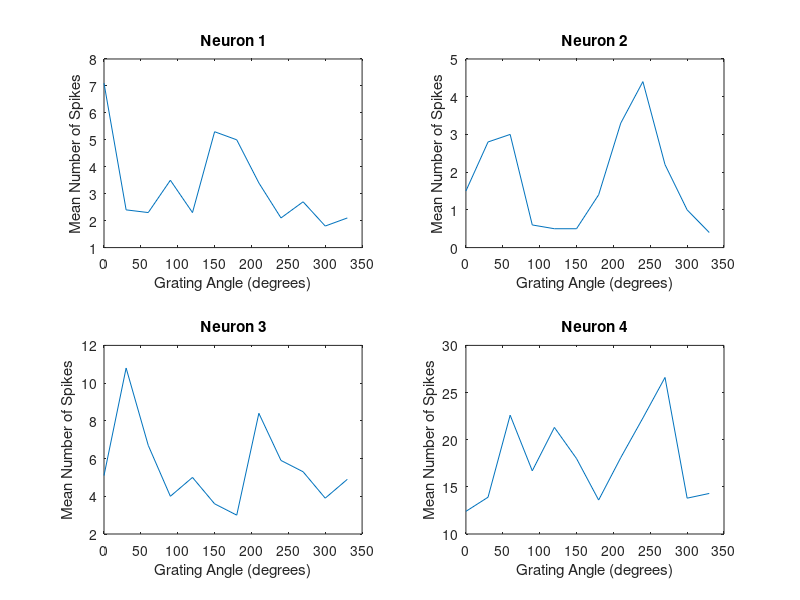
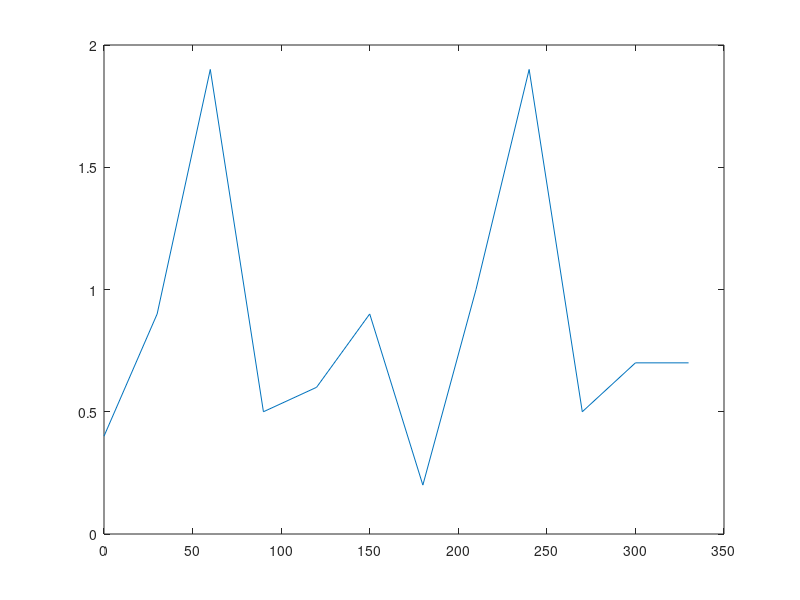

The MATLAB source for these figures, in order: (Note: this script raises an error after producing the figures.)
%%
% <latex> 
% \title{BE 521: Homework 5 \\{\normalsize Vision} \\{\normalsize Spring 2019}} 
% \author{42 points} 
% \date{Due: Thursday, 02/27/2020 11:59pm} 
% \maketitle \textbf{Objective:} Visual responses and likelihood
% </latex>

%% 
% <latex> 
% \begin{center} \author{John Talley \\
%   \normalsize Collaborators: Joseph Iwasyk \\}
% \end{center} 
% </latex>

%% 
% <latex> 
% \subsection*{V1 Dataset}
% In this homework, you will work with data from 18 cells recorded from mouse primary visual cortex (also known as V1). Cells in this area are responsive to specific angles. Hence, a common stimulation paradigm is to show the subject a sinusoidal grating drifting at a specific angle (see Figure 1).
% \begin{figure}[h!]
%  \centering
%  \includegraphics[width=48px]{figs/grad30.png}
%  \includegraphics[width=48px]{figs/grad60.png}
%  \includegraphics[width=48px]{figs/grad90.png}
%  \caption{Example sinusoidal drifting grating at (in order left to right) 30, 60, and 90 degrees, where the red arrows shows the direction of the drift.}
% \end{figure}
% This data was collected and graciously provided by Daniel Denman in the Contreras Lab, University of Pennsylvania. The file \verb|mouseV1.mat| contains two variables: \verb|neurons|, a cell array representing all the times that each of the 18 cells fired a spike during the approximately 7 minute long experiment, and \verb|stimuli|, which provides the time (first column, in milliseconds) that a given angle (second column) was presented in this experiment.  Note that each stimulus in \verb|stimuli| is presented for exactly 2 seconds, after which a gray screen is presented for approximately 1.5 seconds (therefore each trial is approximately 3.5 seconds in duration.) 
% \section{Stimulus Response (11 pts)} 
% In this section, you will explore the response of the cells to different stimulus angles. 
% \begin{enumerate}
%  \item How many unique grating angles, \textit{m}, are there in \verb|stimuli|? (1 pt)
% </latex>

%%

% stimuli(:,1) = time stamp (ms) grating angle was presented
% stimuli(:,2) = grating angles presented
% neurons = 18 cell array of all times each neuron fired in 7 minute trial
% period

load('mouseV1.mat');
grating_angles = unique(stimuli(:,2));
length(grating_angles)

% 12 UNIQUE GRATING ANGLES

%% 
% <latex> 
%  \item A \emph{tuning curve} is frequently used to study the response of a neuron to a given range of input stimuli. To create tuning curves for this data, calculate the average number of spikes each cell fires in response to each grating angle. Store the result in an $18\times m$ dimensional matrix, where each element represents the response of a single neuron to a particular input stimulus angle, with each neuron assigned a row and each angle assigned a column. In a $2\times 2$ Matlab subplot, plot the tuning curve for the first four cells.  Place the stimulus angle on the x-axis and the number of spikes on the y-axis.  (6 pts)
% </latex>

%%
% Create 18 neuron x 12 grating angles matrix

stimulation_ts = stimuli(:,1);
mean_spikes  = zeros(1,length(grating_angles));
tuning_matrix = zeros(18,length(grating_angles));

for n = 1:length(neurons)
    for j = 1:length(grating_angles)
        idx = find(stimuli(:,2) == grating_angles(j)); % find indices of applied stimuli for each neuron
        stim_ts = stimulation_ts(idx);
        num_spikes = zeros(1,length(stim_ts));
        for i = 1:length(stim_ts) % look at 3.500 second window for each stimulus
            num_spikes(i) = sum(neurons{n} >= stim_ts(i) & neurons{n} <= stim_ts(i) + 3500); % create array of number of spikes for each neuron in response 
        end
        mean_spikes(j) = mean(num_spikes); % mean spikes for neuron n in response to grating angle j
    end
    tuning_matrix(n,:) = mean_spikes; % mean number spikes at each grating angle for neuron n
end
                
figure;
subplot(2,2,1);
plot(grating_angles, tuning_matrix(1,:));
xlabel('Grating Angle (degrees)');
ylabel('Mean Number of Spikes');
title('Neuron 1');
hold on;
subplot(2,2,2);
plot(grating_angles, tuning_matrix(2,:));
xlabel('Grating Angle (degrees)');
ylabel('Mean Number of Spikes');
title('Neuron 2');
subplot(2,2,3);
plot(grating_angles, tuning_matrix(3,:));
xlabel('Grating Angle (degrees)');
ylabel('Mean Number of Spikes');
title('Neuron 3');
subplot(2,2,4);
plot(grating_angles, tuning_matrix(4,:));
xlabel('Grating Angle (degrees)');
ylabel('Mean Number of Spikes');
title('Neuron 4');

%% 
% <latex> 
%   \begin{enumerate}
%    \item Look through the tuning response curves of each of the 18 cells.  How reasonable is it to assume that the response of a given cell to angle $\theta$ is the same as its response to angle $\theta+180$? Include at least a few tuning curves to back up your answer. (2 pts)
% </latex>

%%

% view all 18 tuning curves

figure;
plot(grating_angles, tuning_matrix(6,:));
xline(60,'--r');
xline(240,'--r');
xlabel('Grating Angle (degrees)');
ylabel('Mean Number of Spikes');
title('Neuron 6');
legend('Tuning Curve','Theta','Theta+180','Location','Southwest');

figure;
plot(grating_angles, tuning_matrix(7,:));
xline(60,'--r');
xline(240,'--r');
xlabel('Grating Angle (degrees)');
ylabel('Mean Number of Spikes');
title('Neuron 7');
legend('Tuning Curve','Theta','Theta+180','Location','Southwest');

figure;
plot(grating_angles, tuning_matrix(12,:));
xline(120,'--r');
xline(300,'--r');
xlabel('Grating Angle (degrees)');
ylabel('Mean Number of Spikes');
title('Neuron 12');
legend('Tuning Curve','Theta','Theta+180','Location','Southwest');

figure;
plot(grating_angles, tuning_matrix(16,:));
xline(120,'--r');
xline(300,'--r');
xlabel('Grating Angle (degrees)');
ylabel('Mean Number of Spikes');
title('Neuron 16');
legend('Tuning Curve','Theta','Theta+180','Location','Southwest');

% Yes.  Tuning curves for neurons 6, 7, 12, and 16 show a few good examples
% of the spike response at angle theta being equal (or nearly equal) to the
% response at angle theta + 180.
% 

%% 
% <latex> 
%    \item Does this assumption have any physiological justification (given what you know about the types of cells in V1)? (2 pts)
% </latex>

%%

% Given that these are visual cortex cells, it does make sense
% physiologically that the neuronal responses are the same at angle theta 
% and theta + 180.  For example, if you take a linear horizontal drift
% grating and re-orient it 180 degrees, it will be visually processed the
% same way.  This is a sinusoidal drifting grating, and mathematically, the
% sine(theta) = abs(sin(theta+180)).  If you rotate any of the three
% displayed grating lines at the beginning of this problem set by 180
% degrees, the orientation overlaps its original position and is
% indistinguishable in the mouse primary visual cortex.

%% 
% <latex> 
%   \end{enumerate}
% \end{enumerate}
% \section{Neural Decoding (31 pts)}
% Suppose we would like to work backwards - that is, for a given neural response, can we predict what the grating angle was? This process is called ``neural decoding,'' and is especially of interest to the BCI motor control community (as we'll see in a later homework). 
% In this section, we will try out an approach which is detailed in Jazayeri \& Movshon 2006 \footnote{A copy of this paper is included if you are curious, but we walk you through the method in this homework.}.
% The method we will use involves finding the maximum likelihood of
% the data. \\ \\
% Here, the data is the number of spikes $s_i$ that cell $i$ fires when the subject sees a stimulus with grating angle $\theta$. One way to think about our likelihood function is to ask the question ``given a stimulus angle $\theta$, how many spikes would I expect this cell to fire?'' We can represent this number of spikes $s_i$ using a Poisson process with parameter $f_i(\theta)$ for a stimulus $\theta$, where $f_i$ represents neuron $i$'s tuning function.
% A Poisson distribution is often used to model count data that occurs at a constant rate, and in this case the rate is given by $f_i(\theta)$. In other words, our likelihood function $L_i(\theta)$ for each neuron $i$ is the probability $p(s_i|\theta)$ of neuron $i$ firing $s_i$ spikes for a given value of $\theta$. 
% The idea in this method is to calculate the log likelihood\footnote{log = natural log unless otherwise specified} function of each neuron and then add them all together to get the log likelihood function of the entire population of ($n$) neurons. We often work with the $\emph{log}$ likelihood because it allows adding of probabilities instead of multiplying, which can lead to numerical problems.
% \begin{align*}
% p(s_i|\theta) \sim &\; Pois(f_i(\theta)) = \frac{f_i(\theta)^{s_i}}{s_i!} e^{-{f_i(\theta)}} \tag{Poisson probability density}\\
% \L_i(\theta) =&\; p(s_i|\theta) \tag{Likelihood of a given neuron firing at $s_i$}\\
% \L(\theta) = &\; \prod_{i=1}^n p(s_i|\theta) \tag{Joint likelihood of all n neurons}\\
% \log \L(\theta) = &\;\sum_{i=1}^n \log L_i(\theta) = \sum_{i=1}^n \log p(s_i|\theta)  \tag{Take log}\\
% \propto &\;  \sum_{i=1}^n s_i \log f_i(\theta) \tag{evaluation of PDF and simplifying}
% \end{align*}
% Thus, we can define the log likelihood for each neuron $i$ as the log of its tuning curve $f_i(\theta)$ times the number of spikes $s_i$ it fires for a particular stimulus $\theta$, and the population log likelihood is simply the summation across all cells. This tells us that, given a set of tuning curves $f_i(\theta)$, we can compute the likelihood of observing our data $s$.
% But we already have those tuning curves for each cell from question 1.2, so all we need to know for a new (hidden) stimulus is how many spikes each neuron fires. Let $\mathbf{s}$ be the $n$-dimensional column vector of the number of spikes each cell fires after the subject is presented with a new stimulus $\theta'$ and let $\mathbf{F}$ be the $n\times m$ matrix representing the tuning curves of each neuron at each of the $m$ stimuli (for us, $m$ is the number of stimuli between 0 and 150 degrees because we assume that all neurons respond equally to $\theta$ and $\theta+180$ degrees.)  We can then compute the log likelihood of the new stimulus $\theta'$ easily using the inner product of $\mathbf{s}$ and $\mathbf{F}$: \verb|L = s'*log(F)|.
% \begin{enumerate}
%  \item Compute the matrix \verb|F| by recalculating the tuning curves you calculated in question 1.2 using only the \textbf{first 70} trials (this is akin to our ``training'' data). You will use the remaining 50 trials (as ``testing'' data) to make predictions. Make a histogram of the number of stimulation angles for the first 70 trials to ensure that each angle (0 to 150) is presented at least a few times. (4 pts)
% </latex>

%%

% compute log likelhood L of stimulus theta' based on response data
% re-compute matrix F as training data

stimulation_ts = stimuli(1:70,1);
mean_spikes  = zeros(1,length(grating_angles)/2); 
tuning_matrix_train1 = zeros(18,length(grating_angles)/2); % rating angles 0 to 150
tuning_matrix_train2 = zeros(18,length(grating_angles)/2); % rating angles 180 to 330

angle_counts1 = zeros(1,6);
angle_counts2 = zeros(1,6);

for n = 1:length(neurons)
    
    for j = 1:6
        idx = find(stimuli(1:70,2) == grating_angles(j)); % find indices of applied stimuli for each neuron
        angle_counts1(j) = length(idx); % count the number of times each angle shows up in stimulations 1:70
        stim_ts = stimulation_ts(idx);
        num_spikes = zeros(1,length(stim_ts));
        for i = 1:length(stim_ts) % look at 3.500 second window for each stimulus
            num_spikes(i) = sum(neurons{n} >= stim_ts(i) & neurons{n} <= stim_ts(i) + 3500); % create array of number of spikes for each neuron in response 
        end
        mean_spikes(j) = mean(num_spikes); % mean spikes for neuron n in response to grating angle j
    end
    tuning_matrix_train1(n,:) = mean_spikes; % mean number spikes at each grating angle for neuron n
    
    for j = 7:length(grating_angles) % angles 180 to 330
        idx = find(stimuli(1:70,2) == grating_angles(j)); % find indices of applied stimuli for each neuron
        angle_counts2(j-6) = length(idx); % count the number of times each angle shows up in stimulations 1:70
        stim_ts = stimulation_ts(idx);
        num_spikes = zeros(1,length(stim_ts));
        for i = 1:length(stim_ts) % look at 3.500 second window for each stimulus
            num_spikes(i) = sum(neurons{n} >= stim_ts(i) & neurons{n} <= stim_ts(i) + 3500); % create array of number of spikes for each neuron in response 
        end
        mean_spikes(j-6) = mean(num_spikes); % mean spikes for neuron n in response to grating angle j
    end
    tuning_matrix_train2(n,:) = mean_spikes; % mean number spikes at each grating angle for neuron n
end

% Average the two training matrices so that theta is paired with theta+180
% mean spikes for each cell

F = (tuning_matrix_train1 + tuning_matrix_train2)/2;

% Histogram of angles, treaing 180-330 as 0-150 in pairs, respectively
angle_counts = angle_counts1 + angle_counts2;
figure;
bar(grating_angles(1:6), angle_counts);
xlabel('Grating Angle (degrees)');
ylabel('Frequency');
title('Stimulations at each Grating Angle, Trials 1-70');

%% 
% <latex> 
%  \item For the 50 ``testing'' trials, compute a $n \times 50$ matrix \verb|S| where each row 
% represents the number of spikes one neuron fired in response to a each of the 50 trials. With this, you can easily compute the log likelihood functions for all the trials at 
% once with the command: \verb|L_test = S'*log(F)|. (Hint: add a small number to \verb|F| to avoid taking the log of 0)
%   \begin{enumerate}
% 	\item Plot the likelihood functions for the first four testing trials in a $2\times 2$ subplot. In the title of each plot, give the trial number (1, 2, 3, or 4) and the true stimulation angle. Make sure to label your axes correctly. (5 pts)
% </latex>

%% 

% Create matrix S

S = zeros(18,50);
stimulation_ts = stimuli(71:120,1);
numSpikeEvents = zeros(1,50);

for n = 1:length(neurons)
    for k = 1:length(stimulation_ts)-1
%         numSpikeEvents(k) = sum(neurons{n} >= stimulation_ts(k) & neurons{n} <= stimulation_ts(k) + 3500); 
        numSpikeEvents(k) = sum(neurons{n} >= stimulation_ts(k) & neurons{n} <= stimulation_ts(k+1));
    end
    numSpikeEvents(50) = sum(neurons{n} >= stimulation_ts(k) & neurons{n} <= stimulation_ts(k) + 3500);
    S(n,:) = numSpikeEvents;
end

% COMPUTE LIKELIHOOD AND PLOT FOR FIRST 4 TRIALS
trueAngle1 = stimuli(71,2);
trueAngle2 = stimuli(72,2);
trueAngle3 = stimuli(73,2);
trueAngle4 = stimuli(74,2);

L_test = S'*log(F);
figure;
subplot(2,2,1);
plot(grating_angles(1:6), L_test(1,:));
xlabel('Grating Angle (degrees)');
ylabel('log(Likelihood)');
title('Trial 1, True Angle: 0 deg');
subplot(2,2,2);
plot(grating_angles(1:6), L_test(2,:));
xlabel('Grating Angle (degrees)');
ylabel('log(Likelihood)');
title('Trial 2, True Angle: 0 (180) deg');
subplot(2,2,3);
plot(grating_angles(1:6), L_test(3,:));
xlabel('Grating Angle (degrees)');
ylabel('log(Likelihood)');
title('Trial 3, True Angle: 60 deg');
subplot(2,2,4);
plot(grating_angles(1:6), L_test(4,:));
xlabel('Grating Angle (degrees)');
ylabel('log(Likelihood)');
title('Trial 4, True Angle: 0 deg');

%% 
% <latex> 
% 	\item How well do these four likelihood functions seem to match the true stimulation angle? Explain in a few sentences. (3 pts)
% </latex>

%%
% These four likelihood functions accurately predicted the true
% stimulation angle for testing trials 1, 2, and 3 as 0, 180, and 60 degrees.
% However, it wrongly predicted trial 4 as an angle of 90 degrees instead
% of the true stimulation angle of 0 degrees. However, teh likelihood
% function was still close on trial 4, predicting the log(Likedlihood) of 9
% degrees as ~77 and for 0 degrees as ~75, so the model was not far off the
% true stimulation angle.

%% 
% <latex> 
% 	\item Compute the maximum likelihood estimate (MLE) for each of
% 	the 50 trials. This is another way of asking which angle $\theta$ has the highest probability.
% 	\[ \hat{\theta}_{MLE} = \arg\max_\theta\; L(\theta) = \arg\max_\theta\; \log L(\theta) \]
% 	In what percentage of the 50 trials did your MLE correctly predict the stimulation angle [0-150]? (5 pts)
% </latex>

%%

max_angle_idx = zeros(1,50);
predict_max_angle = zeros(50,1);
for i = 1:50
    max_angle_idx(i) = find(L_test(i,:) == max(L_test(i,:)));
    predict_max_angle(i) = grating_angles(max_angle_idx(i));
end

true_angle = stimuli(71:120,2);
for i = 1:length(true_angle)
    if true_angle(i) > 150
        true_angle(i) = true_angle(i) - 180; % convert to 0-150 scale from original input angles
    end
end

pct_accuracy = 100*(sum(true_angle == predict_max_angle))/50;

% 38 percent accuracy in predicting the true stimulation angle based on the
% max likelihood of each stimulation angle in each trial.

%% 
% <latex> 
% 	\item 
% 	In a few sentences, discuss how well this method worked for predicting the input angle from the response of the 18 neurons.  What might you change in the experimental protocol to try and get a better prediction? (3 pts)  
% 	\end{enumerate}
% </latex>

%%

% This method did not work particualrly well in predicting the true input
% stimulation angle from the response of 18 neurons and the max likelihood
% estimate, correctly predicting the input angle in 38% of the 50 trials.
% This accuracy is better than random prediction, which we would assume to
% yield a 16.7% prediction accuracy across 6 iput angles 0-150, but there
% are multiple ways in which the experimental protocol could have improved
% the accuracy of this model.  This experiment conducted trials on only one
% mouse, and examined the responses of only 18 neurons.  In a better
% experimental protocol, we may have examined 3 animals over multiple 7
% minute response trials across different days in order to statistically
% validate the predicted spike event responses to each input angle.  If
% possible, it would also be useful to include more neurons in the
% recording.


%% 
% <latex> 
%   \item It is important to show that your findings are not a result of chance. One way to demonstrate this is using a ``permutation test.'' Here, we will perform a permutation test by randomly reassigning new grating angles to the 50 test responses and then calculating how often the new grating angles match the true stimulation angles.
% 	\begin{enumerate}
% 	 \item Simulate the chance prediction (the ``null'' distribution) by randomly reassigning the stimulation angles 1000 times.  For each permutation, calculate the percent accuracy of each label. Create a histogram of the 1000 accuracy measurements for the null distribution. Add a red vertical line with the accuracy calculated from using the Jazayeri method above. (4 pts) 
% </latex>

%%

angle_set = stimuli(:,2); % create set of angles

for i = 1:length(angle_set)
    if angle_set(i) > 150
        angle_set(i) = angle_set(i) - 180; % convert to 0-150 scale from original input angles
    end
end

accuracies = zeros(1,1000);

for p = 1:1000
    rand_angles = randsample(angle_set,50);
    accuracies(p) = 100*(sum(true_angle == rand_angles))/50;
end

figure;
histogram(accuracies, 15);
xlabel('Percent Accuracy');
ylabel('Frequency');
xline(pct_accuracy,'--r');
xlim([0 50]);
title('Prediction Accuracies of 1000 Randomly Sampled Sets');
legend('Random','Jazayeri','Location','Northwest');

%% 
% <latex> 
% 	 \item Is the null distribution what you expected? Explain. (1 pt)
% </latex>

%%
% Yes, the null distribution is as we would expect.  The null distribution
% is generally a normal bell curve centered around 16-17 percent.  Because
% we are randomly predicting an input stimulation an angle from the set of
% 0,30,60,90,120, and 150, it makes sense that a random sample would be
% correct about 1/6th of the time when iterated over 1000 samples.

%% 
% <latex> 
% 	\item What is the probability that your actual accuracy measurement comes from the null-distribution?  That is, calculate the fraction of permutation samples with accuracy \emph{more extreme} relative to the mean of the null distribution (less than your measurement if your value is less than the mean, or more than your measurement if your value is more than the mean). (2 pts)
% </latex>

%%

pval = sum(accuracies > pct_accuracy)/length(accuracies);

% On this trial, there was a 0 percent probability that the null distribution
% prediction accuracies would be better than that of Jazayeri's Method
% (38 percent) over 1000 randomly sampled sets of predictions.

%% 
% <latex> 
% 	\item What would the probability be if your accuracy had been 25\%? (1 pt) 
% </latex>

%%

pval_25 = sum(accuracies > 25)/length(accuracies);
% If the accuracy had been 25%, the probability would be 0.0640 based on
% this random sample of 1000 sets of 50 prediction angles.


%% 
% <latex> 
% 	\item What is this value typically called? (1 pt) 
% </latex>

%%
% This value is typically called a p-value in statistics.

%% 
% <latex> 
% 	\end{enumerate}  
%   \item The tuning curves and neuron responses to a new trial were calculated using the number of spikes each neuron fired after the stimulation. But what if a particular neuron just happens to fire a lot and fires even more when it gets a stimulus to which it's tuned? Those neurons could ``swamp'' the log likelihood estimate given in Equation 1 by virtue of just having a larger average $s_i$ and $f_i(\theta)$.
%   How might we correct for this type of behavior?  Suggest a possible method. (2 pts)
% </latex>

%%

% If a particular neuron happens to fire a lot and fires even more when it
% receives the input stimulus to which it is tuned, there are ways to
% normalize the spike event data to maintain an accurate log likelihood
% estimate.  One way to do so may be to z-score the data when receiving an
% input stimulus as compared to the baseline.  Experimentally, this would
% mean recording a baseline measure of the neuronal firing rate without
% stimulus, then recording the neuronal firing rate for each neuron in the
% field of view upon receiving the stimulation inputs over a session (120
% trials of about 3.5 seconds each, here). For each neuron we could the
% calibrate the firing rate by z-scoring (or a similar statistical
% normalization method) the experimental spieks compared to the baseline,
% and then use these values as the inputs for our log likelihood function.

%% 
% <latex> 
% \end{enumerate}
% \end{document}
% </latex>
